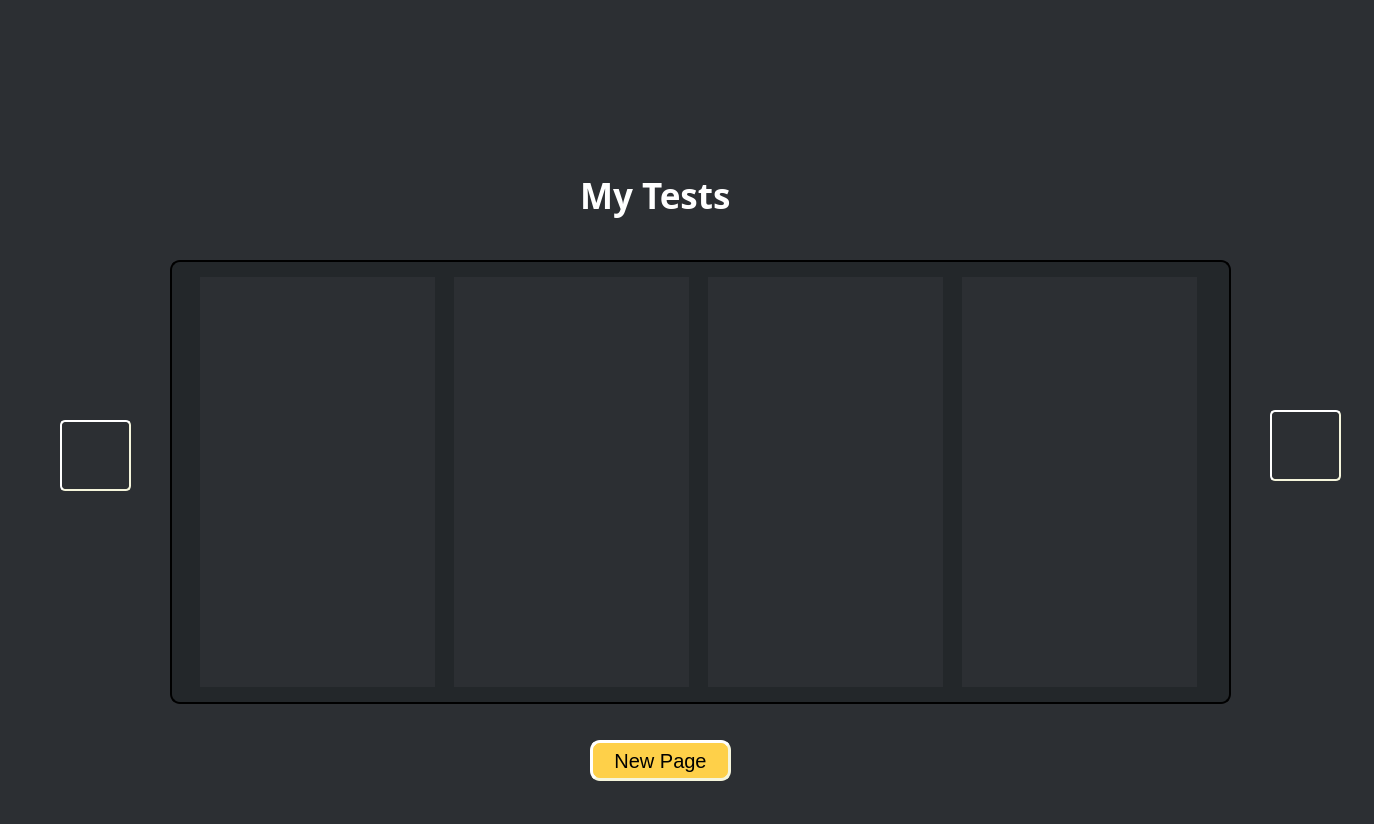
<?xml version="1.0" encoding="UTF-8"?>
<ui version="4.0">
 <class>Form</class>
 <widget class="QWidget" name="Form">
  <property name="geometry">
   <rect>
    <x>0</x>
    <y>0</y>
    <width>1374</width>
    <height>824</height>
   </rect>
  </property>
  <property name="windowTitle">
   <string>Form</string>
  </property>
  <property name="styleSheet">
   <string notr="true">background-color:#2C2F33;</string>
  </property>
  <widget class="QFrame" name="container">
   <property name="geometry">
    <rect>
     <x>170</x>
     <y>260</y>
     <width>1061</width>
     <height>444</height>
    </rect>
   </property>
   <property name="styleSheet">
    <string notr="true">QFrame{
	border-style: outset;
	border-width: 2px;
	border-radius: 10px;
	border-color: black;
	padding: 6px;	
	background-color: #23272a;
	botder: 1px solid white;
}
QStackedWidget{
	border-width: 0px;
	padding: 0px;	

}</string>
   </property>
   <property name="frameShape">
    <enum>QFrame::StyledPanel</enum>
   </property>
   <property name="frameShadow">
    <enum>QFrame::Raised</enum>
   </property>
   <layout class="QHBoxLayout" name="horizontalLayout_3">
    <item>
     <widget class="QStackedWidget" name="stack2">
      <property name="minimumSize">
       <size>
        <width>235</width>
        <height>410</height>
       </size>
      </property>
      <property name="maximumSize">
       <size>
        <width>235</width>
        <height>410</height>
       </size>
      </property>
      <property name="styleSheet">
       <string notr="true">QStackedWidget{
	padding: 0px;	
}</string>
      </property>
      <widget class="QWidget" name="page_7"/>
      <widget class="QWidget" name="page_8"/>
     </widget>
    </item>
    <item>
     <widget class="QStackedWidget" name="stack1">
      <property name="minimumSize">
       <size>
        <width>235</width>
        <height>410</height>
       </size>
      </property>
      <property name="maximumSize">
       <size>
        <width>235</width>
        <height>410</height>
       </size>
      </property>
      <property name="styleSheet">
       <string notr="true">QStackedWidget{
	padding: 0px;	
}</string>
      </property>
      <property name="currentIndex">
       <number>1</number>
      </property>
      <widget class="QWidget" name="page"/>
      <widget class="QWidget" name="page_2"/>
     </widget>
    </item>
    <item>
     <widget class="QStackedWidget" name="stack3">
      <property name="minimumSize">
       <size>
        <width>235</width>
        <height>410</height>
       </size>
      </property>
      <property name="maximumSize">
       <size>
        <width>235</width>
        <height>410</height>
       </size>
      </property>
      <property name="styleSheet">
       <string notr="true">QStackedWidget{
	padding: 0px;	
}</string>
      </property>
      <widget class="QWidget" name="page_5"/>
      <widget class="QWidget" name="page_6"/>
     </widget>
    </item>
    <item>
     <widget class="QStackedWidget" name="stack4">
      <property name="minimumSize">
       <size>
        <width>235</width>
        <height>410</height>
       </size>
      </property>
      <property name="maximumSize">
       <size>
        <width>235</width>
        <height>410</height>
       </size>
      </property>
      <property name="styleSheet">
       <string notr="true">QStackedWidget{
	padding: 0px;	
}</string>
      </property>
      <widget class="QWidget" name="page_3"/>
      <widget class="QWidget" name="page_4"/>
     </widget>
    </item>
   </layout>
  </widget>
  <widget class="QLabel" name="label_11">
   <property name="geometry">
    <rect>
     <x>580</x>
     <y>170</y>
     <width>191</width>
     <height>51</height>
    </rect>
   </property>
   <property name="font">
    <font>
     <family>Sitka Text</family>
     <pointsize>26</pointsize>
     <weight>75</weight>
     <bold>true</bold>
     <underline>false</underline>
    </font>
   </property>
   <property name="styleSheet">
    <string notr="true">color: white;</string>
   </property>
   <property name="text">
    <string>My Tests</string>
   </property>
  </widget>
  <widget class="QPushButton" name="previous_btn">
   <property name="geometry">
    <rect>
     <x>60</x>
     <y>420</y>
     <width>71</width>
     <height>71</height>
    </rect>
   </property>
   <property name="sizePolicy">
    <sizepolicy hsizetype="Minimum" vsizetype="MinimumExpanding">
     <horstretch>0</horstretch>
     <verstretch>0</verstretch>
    </sizepolicy>
   </property>
   <property name="font">
    <font>
     <pointsize>13</pointsize>
    </font>
   </property>
   <property name="cursor">
    <cursorShape>SizeHorCursor</cursorShape>
   </property>
   <property name="layoutDirection">
    <enum>Qt::RightToLeft</enum>
   </property>
   <property name="styleSheet">
    <string notr="true">QPushButton{
	background-color: #2C2F33;
	border-style: outset;
	border-width: 2px;
	border-radius:5px;
	border-color: beige;
	padding: 0px;
}
QPushButton:hover{
	background-color: #777777;
}</string>
   </property>
   <property name="text">
    <string/>
   </property>
   <property name="icon">
    <iconset>
     <normaloff>:/icons/icons/next4 (copy).png</normaloff>:/icons/icons/next4 (copy).png</iconset>
   </property>
   <property name="iconSize">
    <size>
     <width>55</width>
     <height>55</height>
    </size>
   </property>
  </widget>
  <widget class="QPushButton" name="next_btn">
   <property name="geometry">
    <rect>
     <x>1270</x>
     <y>410</y>
     <width>71</width>
     <height>71</height>
    </rect>
   </property>
   <property name="font">
    <font>
     <pointsize>13</pointsize>
    </font>
   </property>
   <property name="layoutDirection">
    <enum>Qt::LeftToRight</enum>
   </property>
   <property name="autoFillBackground">
    <bool>false</bool>
   </property>
   <property name="styleSheet">
    <string notr="true">QPushButton{
	background-color: #2C2F33;
	border-style: outset;
	border-width: 2px;
	border-radius:5px;
	border-color: beige;
	padding: 0px;
}
QPushButton:hover{
	background-color: #777777;
}</string>
   </property>
   <property name="text">
    <string/>
   </property>
   <property name="icon">
    <iconset>
     <normaloff>:/icons/icons/next4.png</normaloff>:/icons/icons/next4.png</iconset>
   </property>
   <property name="iconSize">
    <size>
     <width>55</width>
     <height>55</height>
    </size>
   </property>
  </widget>
  <widget class="QPushButton" name="new_page_btn">
   <property name="geometry">
    <rect>
     <x>590</x>
     <y>740</y>
     <width>141</width>
     <height>41</height>
    </rect>
   </property>
   <property name="font">
    <font>
     <pointsize>15</pointsize>
     <weight>50</weight>
     <bold>false</bold>
    </font>
   </property>
   <property name="styleSheet">
    <string notr="true">QPushButton{
	color: black;
	background-color: #FED049;
	border-style: outset;
	border-width: 3px;
	border-radius: 10px;
	border-color: beige;
	padding: 6px;

}

QPushButton:hover{
		background-color: #7289DA;
		color: white;
}</string>
   </property>
   <property name="text">
    <string>New Page</string>
   </property>
  </widget>
  <widget class="QLabel" name="label">
   <property name="geometry">
    <rect>
     <x>-100</x>
     <y>-140</y>
     <width>391</width>
     <height>331</height>
    </rect>
   </property>
   <property name="text">
    <string>&lt;html&gt;&lt;head/&gt;&lt;body&gt;&lt;p&gt;&lt;img src=&quot;:/illustrations/imgs/17.png&quot;/&gt;&lt;/p&gt;&lt;/body&gt;&lt;/html&gt;</string>
   </property>
  </widget>
  <widget class="QLabel" name="label_3">
   <property name="geometry">
    <rect>
     <x>920</x>
     <y>-160</y>
     <width>361</width>
     <height>361</height>
    </rect>
   </property>
   <property name="text">
    <string>&lt;html&gt;&lt;head/&gt;&lt;body&gt;&lt;p&gt;&lt;img src=&quot;:/illustrations/imgs/18.png&quot;/&gt;&lt;/p&gt;&lt;/body&gt;&lt;/html&gt;</string>
   </property>
  </widget>
 </widget>
 <resources>
  <include location="res.qrc"/>
 </resources>
 <connections/>
</ui>
